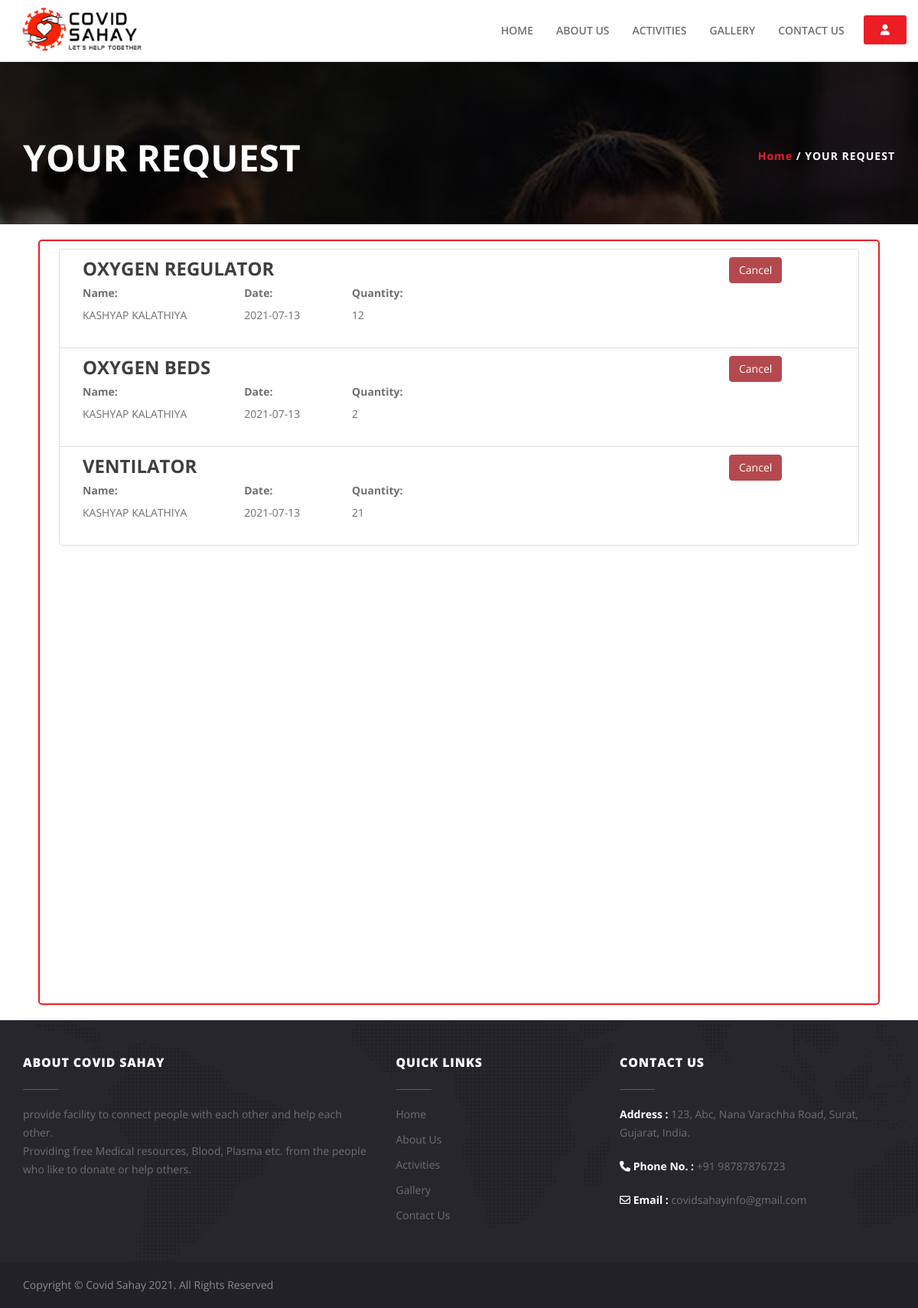
The app's page /myrequest (signed in) with its own data.
### user/models.py (models this page shows)
class Requests(models.Model):
   name = models.CharField(max_length=20, null=True)
   user = models.ForeignKey(User, on_delete=models.SET_NULL, null=True)
   whatFor = models.CharField(max_length=40, null=True)
   quantity = models.CharField(max_length=20, default="1", null=True)
   date = models.CharField(max_length=20, null=True)
   adharcard = models.ImageField(upload_to='images/adharcard', null=True)
   prescription = models.ImageField(upload_to='images/prescription', null=True)
   status = models.CharField(max_length=20, default='pending', null=True)

### user/views.py (the view)
# urls.py: path('myrequest', views.django_myrequest, name='myrequest'),
def django_myrequest(request):
     Request = Requests.objects.all()
     context = {
         "uId": getSession(request),
         "Request": Request,
     }
     return render(request, 'view/myrequest.html', context)

### user/views.py (called while the page is built, shortened)
def getSession(request):
    uId = ''
    if 'user_id' in request.session:
        uId = request.session['user_id']
        print("Session", uId)
        return uId
    else:
        uId = "Null"
        print("Session", uId)
        return uId

### template/view/myrequest.html (shortened to what this page needs)
{% extends 'view/base.html' %}
{% load static %}
{% get_static_prefix as STATFILE %}
{% block 'content' %}
<section id="inner-banner">
<div class="overlay">
<div class="container">
<div class="row">
<div class="col-sm-6"><h1>YOUR REQUEST</h1></div>
<div class="col-sm-6"><h6 class="breadcrumb"><a href="{% url 'index' %}">Home</a> / YOUR REQUEST</h6></div>
</div>
</div>
</div>
</section>
<div id="users">
    <div class="container">
        <div class="row myrequest">
            <div class="col-md-12">
                {% for all in Request  %}
                    {% if all.user.id == uId %}
                <div class="list-group list list-group-item">
                    <div class="col-md-10">
                        <h4 class="list-group-item-heading name">{{all.whatFor | upper}}</h4>
						<div class="row">
							<div class="col-md-3"><label for="">Name:</label><p class="">{{all.name|upper}}</p></div>
							<div class="col-md-2"><label for="">Date:</label><p class="">{{all.date |upper}}</p></div>
							<div class="col-md-2"><label for="">Quantity:</label><p class="">{{all.quantity |upper}}</p></div>
						</div>
                    </div>
                    <div class="row">
                        <div class="col-sm-12 col-md-2">
						<form action="" method="POST">
                            <button type="submit" name="request" value="Cancelled" class="btn btn-success">Cancel</button>
                        </form>
                    </div>
                </div>
			</div>
                {% endif %}
                {% endfor %}
        </div>
    </div>
</div>
{% endblock 'content' %}

### static/css/bootsnav.css (style rules this page uses)
body { -webkit-transition: all 0.3s ease-in-out; -moz-transition: all 0.3s ease-in-out; -o-transition: all 0.3s ease-in-out; -ms-transition: all 0.3s ease-in-out; transition: all 0.3s ease-in-out; }

### static/css/style.css (style rules this page uses)
html,body { width:100%; height: auto; margin:0; padding:0; }
body { font-family: 'Open Sans', sans-serif; position: relative; font-size:14px; line-height:24px; color:#6f6f6f; }
a { color: #6f6f6f; }
a, a:active, a:focus, a:hover { outline:none; -webkit-transition: all 0.3s ease-in-out; -moz-transition: all 0.3s ease-in-out; -o-transition: all 0.3s ease-in-out; -ms-transition: all 0.3s ease-in-out; transition: all 0.3s ease-in-out; }
h1, h2, h3, h4, h5, h6 { color:#3f3f3f; margin:0 0 0 0; font-weight: bold; }
h1 { font-size:48px; line-height:52px; }
h4 { font-size:24px; line-height:30px; }
h6 { font-size:14px; line-height:18px; }
p { margin-bottom:20px; }
#inner-banner { display:block; height: 293px; background:url(../images/inner-bg.jpg) no-repeat; background-size:cover; background-attachment:fixed; background-position:center; }
#inner-banner .overlay { background:rgba(0,0,0,0.7); height: 293px; padding: 180px 0 60px 0; }
#inner-banner h1 { color:#fff; }
.myrequest { border: 2px solid #ec1d25; border-radius: 5px; padding: 10px; margin: 20px; height: 1000px; overflow-y: scroll; }

### records on screen
Requests: whatFor "OXYGEN REGULATOR", name "KASHYAP KALATHIYA", date "2021-07-13", quantity "12"
Requests: whatFor "OXYGEN BEDS", name "KASHYAP KALATHIYA", date "2021-07-13", quantity "2"
Requests: whatFor "VENTILATOR", name "KASHYAP KALATHIYA", date "2021-07-13", quantity "21"
